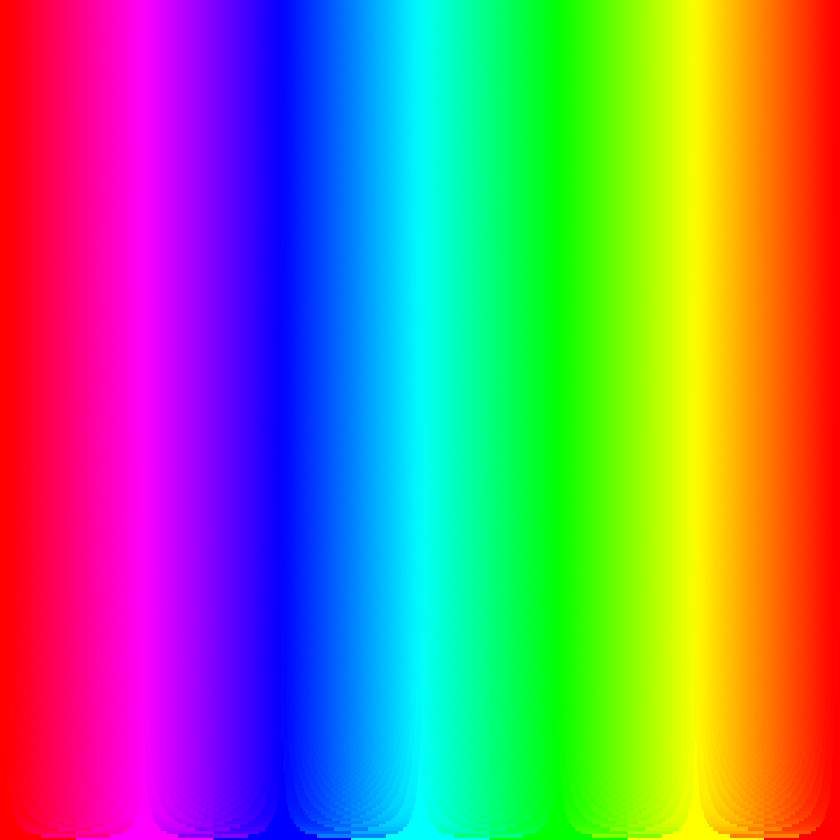
#> input picture 02-配套案例/03-机器视觉基础应用实训案例/01-图像操作基础实训/02numpy/test_alpha.png, 840 x 840 px, shrunk from 1200 x 1200 before the run
$ python '03-修改图片的颜色通道值.py'
#> lines starting #> are read from the running program, lines starting #| are printed output that depends on the picture
#修改图片的颜色通道值
import cv2 as cv
import numpy as np

#读取图片
source_img = cv.imread('./test_alpha.png')
#> source_img is the input picture: shape (840, 840, 3); mean B, G, R 125.3, 125.3, 129.1
#显示原图
cv.imshow('source',source_img)

#利用切片操作使原始图片中蓝色通道的值全部为0
source_img[:,:,0] = 0
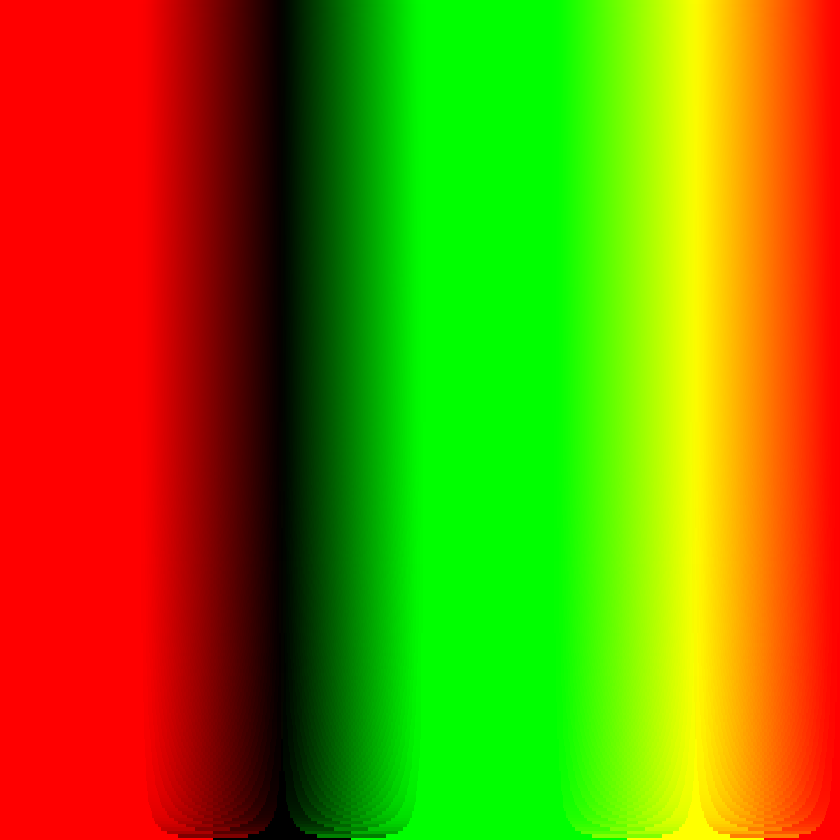
#> source_img: shape (840, 840, 3); mean B, G, R 0, 125.3, 129.1
cv.imshow('DeletchannelB',source_img)
#再使原始图片中绿色通道的值全部为0
source_img[:,:,1] = 0
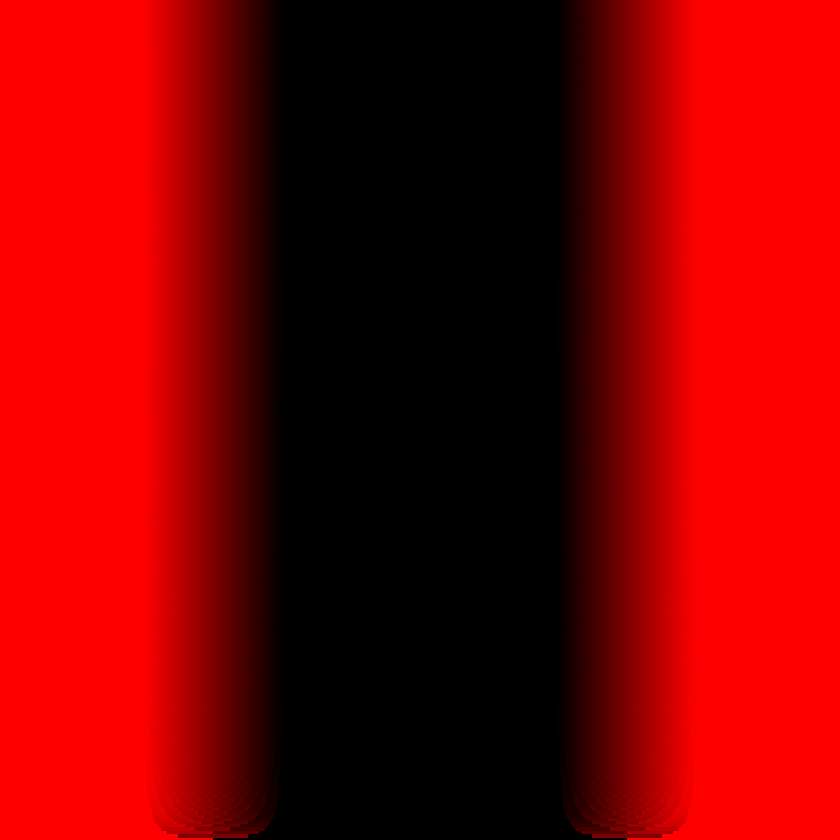
#> source_img: shape (840, 840, 3); mean B, G, R 0, 0, 129.1
cv.imshow('DeletB&G',source_img)

cv.waitKey(0)
